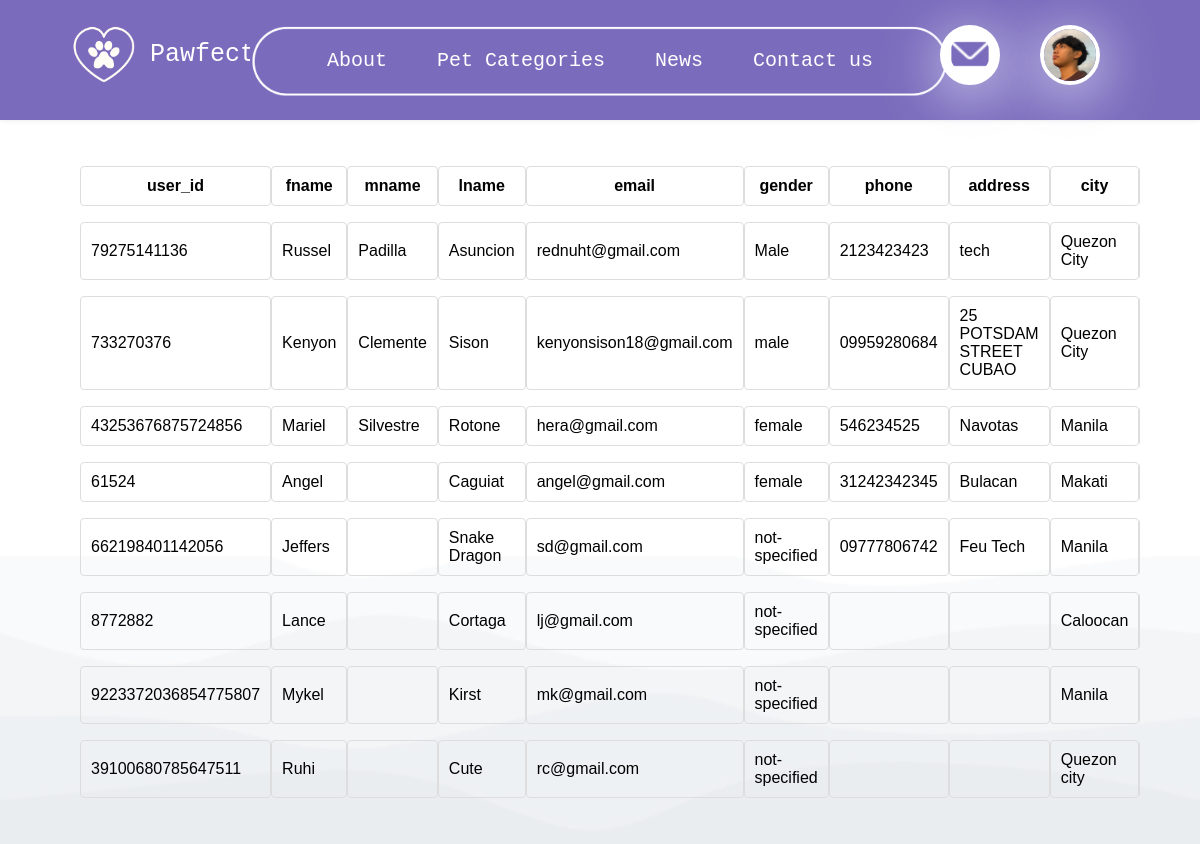
The page /user_database.php (signed in) on the database its author committed.
### tables this page shows
CREATE TABLE `users` (
  `id` bigint(20) NOT NULL,
  `user_id` bigint(20) NOT NULL,
  `email` text NOT NULL,
  `password` varchar(255) NOT NULL,
  `date` timestamp NOT NULL DEFAULT current_timestamp() ON UPDATE current_timestamp(),
  `fname` varchar(255) NOT NULL,
  `lname` varchar(255) NOT NULL,
  `mname` varchar(255) NOT NULL,
  `gender` varchar(100) NOT NULL,
  `user_image` varchar(255) NOT NULL,
  `status` varchar(100) NOT NULL,
  `address` varchar(255) NOT NULL,
  `city` varchar(255) NOT NULL,
  `postal_code` varchar(11) NOT NULL,
  `phone` varchar(25) NOT NULL,
  `dob` date NOT NULL,
  `first_login` bigint(20) NOT NULL
);

### user_database.php (the view, shortened to what this page needs)
<?php
include("connection.php");
$query = "SELECT user_id, fname, mname, lname, email, gender, phone, address, city, postal_code, phone, status FROM users";
$result = mysqli_query($con, $query);
$data = array();
while($row = mysqli_fetch_assoc($result)){
    $data[] =  $row;
}
?>
<!DOCTYPE html>
<html lang="en">
<head>
    <link rel="stylesheet" href="css/style.css">
    <link rel="stylesheet" href="css/database.css">
    <link rel="stylesheet" href="css/message.css">
    <link rel="stylesheet" href="https://cdnjs.cloudflare.com/ajax/libs/font-awesome/5.15.2/css/all.min.css"/>
</head>
<body>
    <div class="table-container">
        <table>
            <thead>
                <tr>
                    <?php
                        $header_keys = array_keys($data[0]);
                        foreach($header_keys as $key) {
                            echo "<th>$key</th>";
                        }
                    ?>
                </tr>
            </thead>
            <tbody>
                <?php
                    foreach($data as $row) {
                        echo "<tr>";
                        foreach($row as $key => $value) {
                            echo "<td>$value</td>";
                        }
                        echo "</tr>";
                    }
                ?>
            </tbody>
        </table>
    </div>
</body>
</html>

### css/style.css (style rules this page uses)
* { margin: 0; padding: 0; box-sizing: border-box; }
nav { background-color: #7A6BBC; padding: 20px 20%; box-shadow: 0 0 5px rgba(0, 0, 0, 0.1); width: 100%; height: 120px; display: flex; position: relative; }
.menu-box nav { display: flex; justify-content: space-between; align-items: center; padding: 10px; }
.bg-bottom { position: fixed; bottom: -100px; left: 0; width: 100%; text-align: center; z-index: -1; }
.bg-bottom img { width: 100%; max-height: 1000px; display: inline-block; vertical-align: bottom; }
.menu-box nav .list { margin: 0 auto; }
.menu-box nav .user-image { margin-left: 10px; }
.logo-image { position: absolute; top: 20px; left: 70px; width: 70px; height: 70px; object-fit: cover; z-index: 1; }
.user-btn { position: absolute; top: 25px; right: 200px; width: 60px; height: 60px; border-radius: 50%; background-color: white; border: 4px solid #ffffff; box-shadow: 0 10px 60px #E6E6FA; }
.user-btn img { position: absolute; align-items: center; border-radius: 50%; width: 40px; top: 5px; left: 6px; }
.user-image { position: absolute; top: 25px; right: 100px; width: 60px; height: 60px; border-radius: 50%; border: 4px solid #ffffff; box-shadow: 0 10px 60px #E6E6FA; }
.list { padding: 0; margin: 0; font-family: monospace; display: flex; justify-content: center; list-style: none; z-index: 99; margin-top: 10px; }
.list li { display: inline-block; position: relative; }
.list li:last-child { margin-right: 0; }
.list li a { display: block; padding: 20px 25px; color: #FFFFFF; text-decoration: none; text-align: center; font-size: 20px; }
.logo-text { position: absolute; top: 40px; left: 150px; color: #ffffff; font-size: 25px; display: flex; align-items: center; font-family: monospace; }
.top-oval { position: absolute; margin-top: 10px; width: 700px; height: 100px; left: 50%; transform: translateX(-50%); z-index: 0; }

### css/database.css (style rules this page uses)
body { margin: 0; padding: 0; font-family: Arial, sans-serif; }
.table-container { margin: 10px auto; padding: 20px; width: 90%; overflow-x: auto; border-radius: 4px; box-sizing: border-box; }
table { border-collapse: separate; border-spacing: 0 1em; width: 100%; }
table th, table td { padding: 10px; box-sizing: border-box; border: 1px solid #ddd; border-radius: 4px; }

### rows shown on the page
users: user "79275141136", fname "Russel", mname "Padilla", lname "Asuncion", email "rednuht@gmail.com", gender "Male", phone "2123423423", address "tech", city "Quezon City"
users: user "733270376", fname "Kenyon", mname "Clemente", lname "Sison", email "kenyonsison18@gmail.com", gender "male", phone "09959280684", address "25 POTSDAM STREET CUBAO", city "Quezon City"
users: user "43253676875724856", fname "Mariel", mname "Silvestre", lname "Rotone", email "hera@gmail.com", gender "female", phone "546234525", address "Navotas", city "Manila"
users: user "61524", fname "Angel", lname "Caguiat", email "angel@gmail.com", gender "female", phone "31242342345", address "Bulacan", city "Makati"
users: user "662198401142056", fname "Jeffers", lname "Snake Dragon", email "sd@gmail.com", gender "not-specified", phone "09777806742", address "Feu Tech", city "Manila"
users: user "8772882", fname "Lance", lname "Cortaga", email "lj@gmail.com", gender "not-specified", city "Caloocan"
users: user "9223372036854775807", fname "Mykel", lname "Kirst", email "mk@gmail.com", gender "not-specified", city "Manila"
users: user "39100680785647511", fname "Ruhi", lname "Cute", email "rc@gmail.com", gender "not-specified", city "Quezon city"

### other values the page prints
$key "user_id"
$key "fname"
$key "mname"
$key "lname"
$key "email"
$key "gender"
$key "phone"
$key "address"
$key "city"
